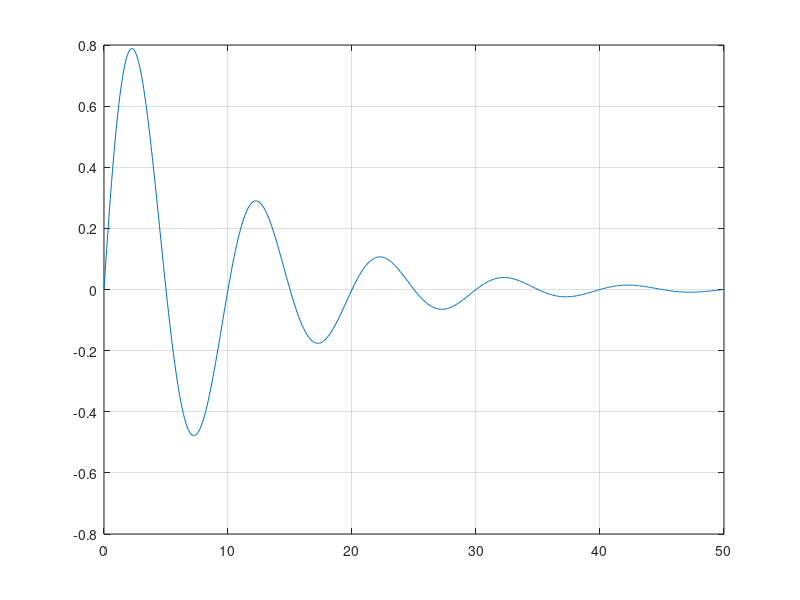

The MATLAB source for this figure:


clear all;
close all;

figure(1);
ind = 1;
for t0 = 0:1:25;
    t = 0:0.1:50;
    y = exp(-0.1*t).*sin(2*pi*t/10);
    y1 = [zeros([1 t0/0.1]) y(1:(length(y)-t0/0.1))];
    plot(t, y1);grid on;
    pause(0.1);
%     movieVector(ind) = getframe(1);
%     ind = ind +1;
end;

for t0 = 25:-1:0;
    t = 0:0.1:50;
    y = exp(-0.1*t).*sin(2*pi*t/10);
    y1 = [zeros([1 t0/0.1]) y(1:(length(y)-t0/0.1))];
    
    plot(t, y1);grid on;
    pause(0.1);
    % movieVector(ind) = getframe(1);
    % ind = ind+1;
end;

% myWriter = VideoWriter('Time_Shifting', 'MPEG-4');
% myWriter.FrameRate = 10;
% open(myWriter);
% writeVideo(myWriter, movieVector);
% close(myWriter);